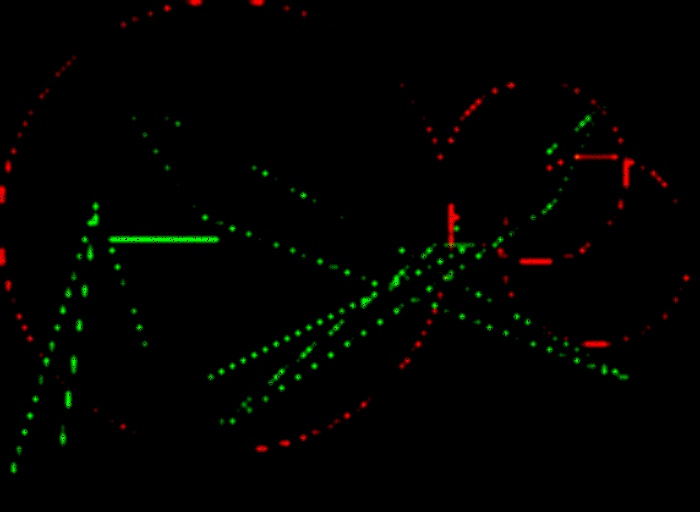
#> input picture img/0a1c697f-817c-46b7-8a0e-ed34e05b85ea.jpg, 700 x 512 px; its folder holds only this picture in this run
$ python main_detection.py
#> lines starting #> are read from the running program, lines starting #| are printed output that depends on the picture; after the words box and inside, x2 and y2 are one past the last pixel; in counts of white or black regions, pixels touching at a corner belong together
### shape_detection.py
import cv2
import numpy as np
from nms import non_max_suppression


def detect_circles(img):
    # load the image, clone it for output, and then convert it to grayscale
    print('detecting circles')
    height, width, channels = img.shape
    output = img.copy()
    gray = cv2.cvtColor(img, cv2.COLOR_BGR2GRAY)

    circle_fit = False
    accum = 0.5
    # detect circles in the image
    while not circle_fit:
        circles = cv2.HoughCircles(gray, cv2.HOUGH_GRADIENT, accum, 10)
        # ensure at least some circles were found
        if circles is not None:
            # convert the (x, y) coordinates and radius of the circles to integers
            circles = np.round(circles[0, :]).astype("int")
            circle_fit = True
        accum += 0.1
        if accum > 5:
            circle_fit = True
    circle_location_list = find_BoundingBox(circles, img.shape[:2])
    return circle_location_list


def find_BoundingBox(circles, shape):
    circle_location_list = []
    circles_formatted = []
    try:
        for (x, y, r) in circles:
            # making sure that bounds do not exceed image properties
            if x-r < 0:
                upper_left_x = 0
            else:
                upper_left_x = x - r
            if y-r < 0:
                upper_left_y = 0
            else:
                upper_left_y = y - r
            if x+r > shape[0]:
                lower_right_x = shape[0]
            else:
                lower_right_x = x + r
            if y+r > shape[1]:
                lower_right_y = shape[1]
            else:
                lower_right_y = y + r
            circle_location_list.append([[upper_left_x, upper_left_y], [lower_right_x, lower_right_y]])
    except:
        print('no circles detected')
    # [6 lines of commented-out code are left out]

    return circle_location_list

def detect_lines(img):
    print('detecting triangles')
    gray = cv2.cvtColor(img, cv2.COLOR_BGR2GRAY)
    edges = cv2.Canny(gray, 10, 50)
    # [11 lines of commented-out code are left out]
    lines = cv2.HoughLinesP(edges, 1, np.pi / 180, 30, maxLineGap=250)
    lines_formatted = []
    try:
        lines = np.squeeze(lines, axis=1)
        lines_nms = non_max_suppression(lines, 0.9)
        for line in lines_nms:
            lines_formatted.append([[line[0], line[1]], [line[2], line[3]]])
    except:
        print('no lines detected')

    return lines_formatted

# separating between the circles and the triangles. circles are red and triangles are green (most of the times) so it
# will be easier to separate them and deal each one separately
def seperate_images(img):
    height, width, channels = img.shape

    # create 2 seperate images, one for circles and one for triangles
    imgr = np.zeros((height, width, 3), np.uint8)
    imgg = np.zeros((height, width, 3), np.uint8)

    # rgb_val will be the threshold for the seperation
    rgb_val = 120
    # seperating the images. making sure that the green is green and the red is red
    for i in range(height):
        for j in range(width):
            if img[i, j, 0] > rgb_val and img[i, j, 1] < rgb_val:
                imgr[i, j, :] = img[i, j]
                try:
                    # making the lines bolder. will make ROI a little worse but will make the detection better
                    imgr[i+1, j, :] = img[i, j]
                    imgr[i-1, j, :] = img[i, j]
                    imgr[i, j-1, :] = img[i, j]
                    imgr[i, j+1, :] = img[i, j]
                    imgr[i + 1, j+1, :] = img[i, j]
                    imgr[i - 1, j-1, :] = img[i, j]
                    imgr[i+1, j - 1, :] = img[i, j]
                    imgr[i-1, j + 1, :] = img[i, j]
                except:
                    print('one or more of the borders are at the boundaries of the image')

            if img[i, j, 1] > rgb_val and img[i, j, 0] < rgb_val:
                imgg[i, j, :] = img[i, j]
                try:
                    # making the lines bolder. will make ROI a little worse but will make the detection better
                    imgg[i + 1, j, :] = img[i, j]
                    imgg[i - 1, j, :] = img[i, j]
                    imgg[i, j - 1, :] = img[i, j]
                    imgg[i, j + 1, :] = img[i, j]
                    imgg[i + 1, j + 1, :] = img[i, j]
                    imgg[i - 1, j - 1, :] = img[i, j]
                    imgg[i + 1, j - 1, :] = img[i, j]
                    imgg[i - 1, j + 1, :] = img[i, j]
                except:
                    print('one or more of the borders are at the boundaries of the image')

    print('seperation complete')
    return imgr, imgg

### nms.py
import numpy as np

# perform non maximum supression over the lines detection
def non_max_suppression(boxes, overlapThresh):
    if len(boxes) == 0:
        return []
    pick = []
    x1 = boxes[:, 0]
    y1 = boxes[:, 1]
    x2 = boxes[:, 2]
    y2 = boxes[:, 3]
    area = (x2 - x1 + 1) * (y2 - y1 + 1)
    idxs = np.argsort(y2)

    while len(idxs) > 0:
        last = len(idxs) - 1
        i = idxs[last]
        pick.append(i)
        suppress = [last]
        for pos in range(0, last):
            j = idxs[pos]
            xx1 = max(x1[i], x1[j])
            yy1 = max(y1[i], y1[j])
            xx2 = min(x2[i], x2[j])
            yy2 = min(y2[i], y2[j])

            w = max(0, xx2 - xx1 + 1)
            h = max(0, yy2 - yy1 + 1)

            overlap = float(w * h) / area[j]
            if overlap > overlapThresh:
                suppress.append(pos)
        idxs = np.delete(idxs, suppress)
    return boxes[pick]

### main_detection.py
import json
import os

import cv2
import numpy as np
from tqdm import tqdm

from shape_detection import detect_lines, detect_circles, seperate_images


# a json class that let's me write json files
class NpEncoder(json.JSONEncoder):
    def default(self, obj):
        if isinstance(obj, np.integer):
            return int(obj)
        elif isinstance(obj, np.floating):
            return float(obj)
        elif isinstance(obj, np.ndarray):
            return obj.tolist()
        else:
            return super(NpEncoder, self).default(obj)

def locate_boundaries(img, img_path):
    print('seperate circles and triangles')
    circles, triangles = seperate_images(img)
    circle_location_list = detect_circles(img)
    print('circles locations:' + str(circle_location_list))
    triangle_location_list = detect_lines(img)
    print('triangles locations:' + str(triangle_location_list))

    results = {}
    results["circle"] = []
    for circle in range(len(circle_location_list)):
        results["circle"].append(circle_location_list[circle])
    results["triangle"] = []
    for triangle in range(len(triangle_location_list)):
        results["triangle"].append(triangle_location_list[triangle])

    filename = 'results/' + img_path[:-4] + '.json'
    with open(filename, 'w') as outfile:
        json.dump(results, outfile, cls=NpEncoder)

    print('results extracted successfully: ' + str(img_path[:-4]))

if __name__ == '__main__':
    files = os.listdir('img/')
    for img_path in tqdm(files):
        print('analyze image: ' + str(img_path[:-4]))
        img = cv2.imread('img/' + img_path)
#> img is the input picture: shape (512, 700, 3); mean B, G, R 0.4, 2.6, 2
        image = cv2.cvtColor(img, cv2.COLOR_BGR2RGB)
        locate_boundaries(img, img_path)
#> after the loop in seperate_images, `for i in range(height):`:
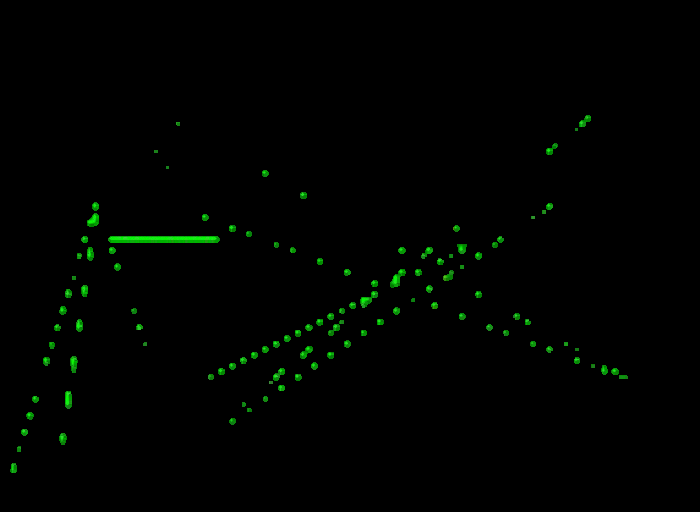
#> imgg: shape (512, 700, 3); mean B, G, R 0.2, 2.5, 0.2
#> in detect_circles, `gray = cv2.cvtColor(img, cv2.COLOR_BGR2GRAY)`:
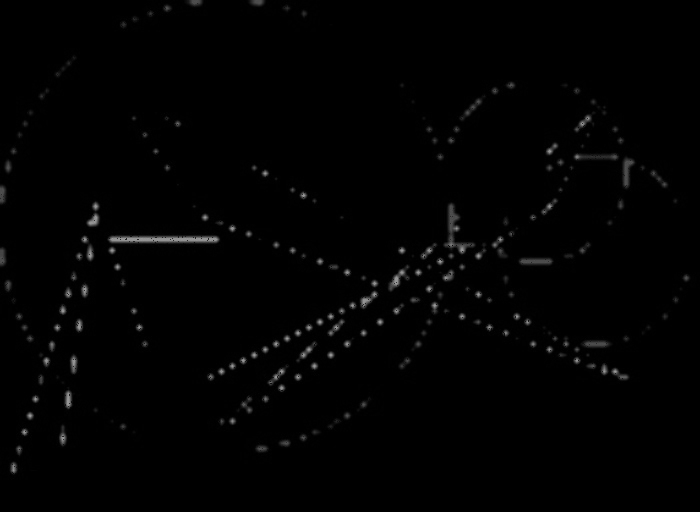
#> gray: shape (512, 700); min 0, max 154, mean 2.2
#> the loop in detect_circles, `while not circle_fit:` made 18 passes
#> circles on pass 18: [[534, 179, 95]]
#> after the loop in detect_circles, `while not circle_fit:`: accum = 2.3
#> the loop in find_BoundingBox, `for (x, y, r) in circles:` made 1 pass
#> (x, y, r, upper_left_x, upper_left_y, lower_right_x, lower_right_y) on pass 1: (534, 179, 95, 439, 84, 512, 274)
#> after the loop in find_BoundingBox, `for (x, y, r) in circles:`: circle_location_list = [[[439, 84], [512, 274]]]
#| circles locations:[[[439, 84], [512, 274]]]
#> in detect_lines, `edges = cv2.Canny(gray, 10, 50)`:
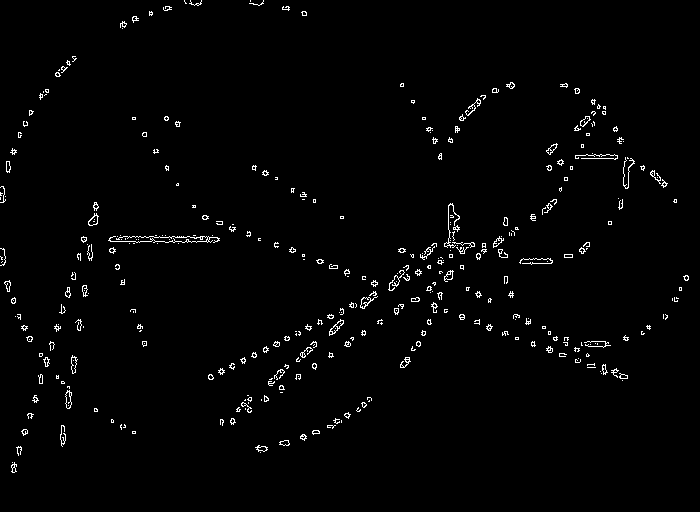
#> edges: shape (512, 700); 1.7% white in thin lines or dots
#> in detect_lines, `lines = cv2.HoughLinesP(edges, 1, np.pi / 180, 30, maxLineGap=250)`: lines = 55 rows, first 6: [208, 378, 634, 161], [202, 217, 623, 378], [222, 424, 599, 108], [82, 241, 501, 241], [220, 423, 599, 105], [164, 119, 627, 376]
#> in non_max_suppression, `x1 = boxes[:, 0]`: x1 = 55 values, max 561 at index 42, min 11 at index 10, mean 189.2
#> in non_max_suppression, `y1 = boxes[:, 1]`: y1 = 55 values, max 472 at index 22, min 61 at index 54, mean 323.1
#> in non_max_suppression, `x2 = boxes[:, 2]`: x2 = 55 values, max 676 at index 42, min 94 at index 28, mean 506.2
#> in non_max_suppression, `y2 = boxes[:, 3]`: y2 = 55 values, max 428 at index 49, min 11 at index 18, mean 211.6
#> in non_max_suppression, `area = (x2 - x1 + 1) * (y2 - y1 + 1)`: area = 55 values, max 170940 at index 26, min -133380 at index 9, mean -16735.1
#> in non_max_suppression, `idxs = np.argsort(y2)`: idxs = 55 values, max 54 at index 41, min 0 at index 22, mean 27
#> the loop in non_max_suppression, `while len(idxs) > 0:` made 39 passes
#> (last, i) on passes 1 to 8: (54, 49), (53, 15), (46, 5), (43, 26), (34, 53), (33, 39), (32, 46), (31, 52)
#> after the loop in non_max_suppression, `while len(idxs) > 0:`: idxs = empty array; pick = 39 values, max 53 at index 4, min 0 at index 17, mean 26.97
#> in detect_lines, `lines_nms = non_max_suppression(lines, 0.9)`: lines_nms = 39 rows, first 6: [258, 451, 332, 428], [203, 219, 622, 380], [164, 119, 627, 376], [67, 67, 621, 374], [39, 380, 234, 367], [256, 449, 650, 328]
#> the loop in detect_lines, `for line in lines_nms:` made 39 passes
#> after the loop in detect_lines, `for line in lines_nms:`: lines_formatted = 39 items
#> (printed output is left out)
#> the loop in locate_boundaries, `for circle in range(len(circle_location_list)):` made 1 pass
#> the loop in locate_boundaries, `for triangle in range(len(triangle_location_list)):` made 39 passes

$ run again, on img/0d0b54b0-1236-4fb5-9907-aba7fd73d61d.jpg
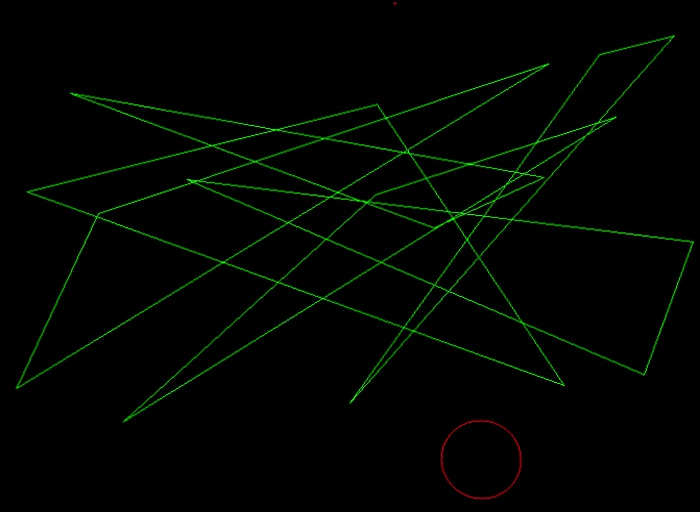
#> input picture img/0d0b54b0-1236-4fb5-9907-aba7fd73d61d.jpg, 700 x 512 px
#> img is the input picture: shape (512, 700, 3); mean B, G, R 1.3, 4.9, 1.5
#> in detect_circles, `gray = cv2.cvtColor(img, cv2.COLOR_BGR2GRAY)`:
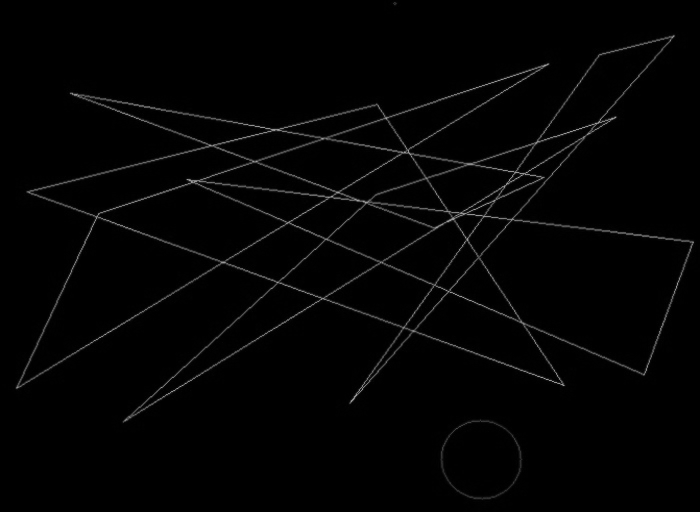
#> gray: shape (512, 700); min 0, max 161, mean 3.5
#> the loop in detect_circles, `while not circle_fit:` made 9 passes
#> circles on pass 9: [[482, 458, 39]]
#> after the loop in detect_circles, `while not circle_fit:`: accum = 1.4
#> the loop in find_BoundingBox, `for (x, y, r) in circles:` made 1 pass
#> (x, y, r, upper_left_x, upper_left_y, lower_right_x, lower_right_y) on pass 1: (482, 458, 39, 443, 419, 512, 497)
#> after the loop in find_BoundingBox, `for (x, y, r) in circles:`: circle_location_list = [[[443, 419], [512, 497]]]
#| circles locations:[[[443, 419], [512, 497]]]
#> in detect_lines, `edges = cv2.Canny(gray, 10, 50)`:
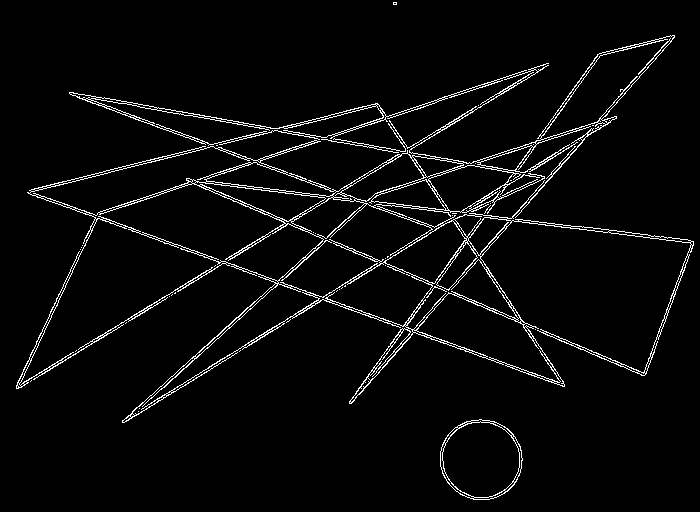
#> edges: shape (512, 700); 3.8% white in thin lines or dots
#> lines = 67 rows, first 6: [16, 386, 472, 112], [106, 170, 693, 242], [148, 162, 646, 373], [122, 420, 503, 77], [29, 190, 564, 385], [27, 192, 562, 386]
#> x1 = 67 values, max 645 at index 38, min 16 at index 0, mean 195.1
#> y1 = 67 values, max 422 at index 26, min 92 at index 9, mean 270.3
#> x2 = 67 values, max 693 at index 1, min 141 at index 39, mean 560
#> y2 = 67 values, max 386 at index 5, min 35 at index 19, mean 166.4
#> area = 67 values, max 131400 at index 30, min -163966 at index 31, mean -29771.8
#> in non_max_suppression, `idxs = np.argsort(y2)`: idxs = 67 values, max 66 at index 7, min 0 at index 27, mean 33
#> the loop in non_max_suppression, `while len(idxs) > 0:` made 50 passes
#> (last, i) on passes 1 to 8: (66, 28), (61, 46), (57, 8), (52, 15), (45, 38), (44, 32), (43, 50), (42, 61)
#> after the loop in non_max_suppression, `while len(idxs) > 0:`: idxs = empty array; pick = 50 values, max 66 at index 42, min 0 at index 22, mean 35.32
#> lines_nms = 50 rows, first 6: [33, 193, 564, 386], [377, 104, 560, 385], [141, 162, 644, 375], [79, 98, 666, 312], [645, 374, 693, 243], [642, 375, 691, 241]
#> the loop in detect_lines, `for line in lines_nms:` made 50 passes
#> after the loop in detect_lines, `for line in lines_nms:`: lines_formatted = 50 items
#> (printed output is left out)
#> the loop in locate_boundaries, `for circle in range(len(circle_location_list)):` made 1 pass
#> the loop in locate_boundaries, `for triangle in range(len(triangle_location_list)):` made 50 passes

$ run again, on img/0a5c2a82-82d2-40a2-a561-38f4fd8df22b.jpg
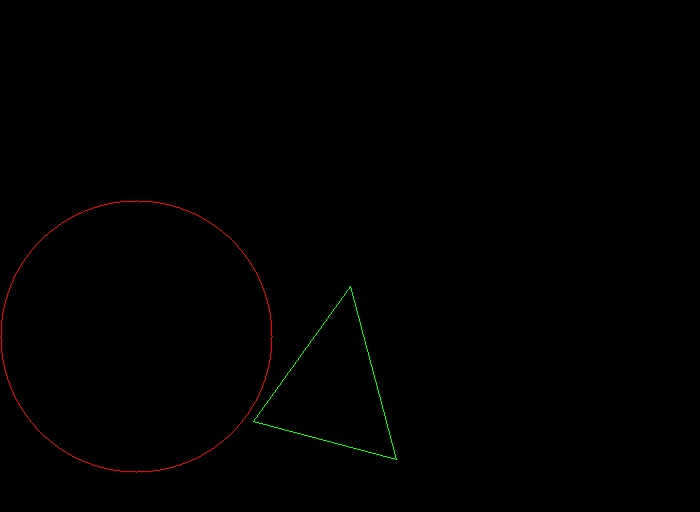
#> input picture img/0a5c2a82-82d2-40a2-a561-38f4fd8df22b.jpg, 700 x 512 px
#> img is the input picture: shape (512, 700, 3); mean B, G, R 0.3, 0.5, 0.8
#> the loop in detect_circles, `while not circle_fit:` made 10 passes
#> circles on pass 10: [[124, 326, 150], [148, 318, 155]]
#> after the loop in detect_circles, `while not circle_fit:`: accum = 1.5
#> the loop in find_BoundingBox, `for (x, y, r) in circles:` made 2 passes
#> (x, y, r, upper_left_x, upper_left_y, lower_right_x, lower_right_y) on passes 1 to 2: (124, 326, 150, 0, 176, 274, 476), (148, 318, 155, 0, 163, 303, 473)
#> after the loop in find_BoundingBox, `for (x, y, r) in circles:`: circle_location_list = [[[0, 176], [274, 476]], [[0, 163], [303, 473]]]
#| circles locations:[[[0, 176], [274, 476]], [[0, 163], [303, 473]]]
#> in detect_lines, `edges = cv2.Canny(gray, 10, 50)`:
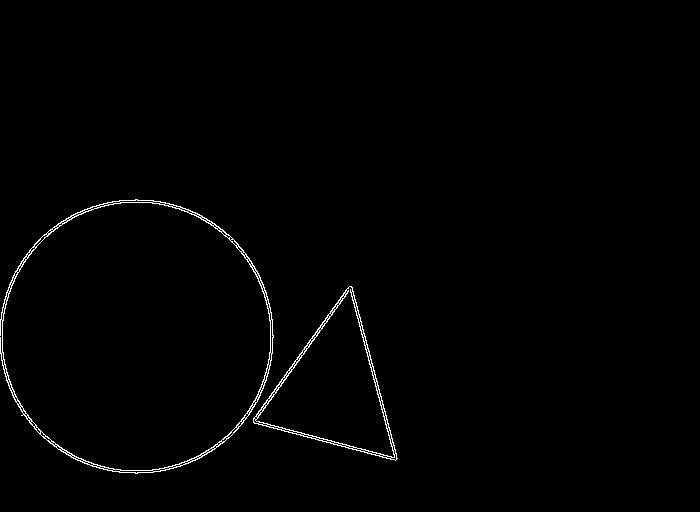
#> edges: shape (512, 700); 0.92% white in thin lines or dots, all inside (x1, y1, x2, y2) = (0, 199, 398, 474)
#> lines = 35 rows, first 6: [351, 286, 397, 458], [349, 286, 395, 460], [1, 354, 394, 459], [0, 352, 396, 458], [253, 419, 348, 287], [255, 419, 348, 291]
#> x1 = 35 values, max 351 at index 0, min 0 at index 3, mean 132.2
#> y1 = 35 values, max 471 at index 31, min 200 at index 18, mean 340.4
#> x2 = 35 values, max 397 at index 0, min 3 at index 21, mean 224.1
#> y2 = 35 values, max 472 at index 31, min 199 at index 9, mean 365.4
#> area = 35 values, max 42479 at index 3, min -20503 at index 15, mean 5182
#> in non_max_suppression, `idxs = np.argsort(y2)`: idxs = 35 values, max 34 at index 4, min 0 at index 26, mean 17
#> the loop in non_max_suppression, `while len(idxs) > 0:` made 26 passes
#> (last, i, idxs) on passes 10 to 15: (16, 13, [9, 26, 8, 18, 34, 27, 16, 12, 4, 6, 5, 21, 19, 14, 25, 15]), (15, 15, [9, 26, 8, 18, 34, 27, 16, 12, 4, 6, 5, 21, 19, 14, 25]), (14, 25, [9, 26, 8, 18, 34, 27, 16, 12, 4, 6, 5, 21, 19, 14]), (13, 14, [9, 26, 8, 18, 34, 27, 16, 12, 4, 6, 5, 21, 19]), (12, 19, [9, 26, 8, 18, 34, 27, 16, 12, 4, 6, 5, 21]), (11, 21, [9, 26, 8, 18, 34, 27, 16, 12, 4, 6, 5])
#> after the loop in non_max_suppression, `while len(idxs) > 0:`: idxs = empty array; pick = 26 values, max 34 at index 21, min 1 at index 4, mean 17.38
#> lines_nms = 26 rows, first 6: [112, 471, 153, 472], [99, 468, 160, 471], [107, 470, 169, 469], [40, 434, 93, 466], [349, 286, 395, 460], [1, 355, 391, 459]
#> the loop in detect_lines, `for line in lines_nms:` made 26 passes
#> after the loop in detect_lines, `for line in lines_nms:`: lines_formatted = 26 items
#> (printed output is left out)
#> the loop in locate_boundaries, `for circle in range(len(circle_location_list)):` made 2 passes
#> the loop in locate_boundaries, `for triangle in range(len(triangle_location_list)):` made 26 passes
